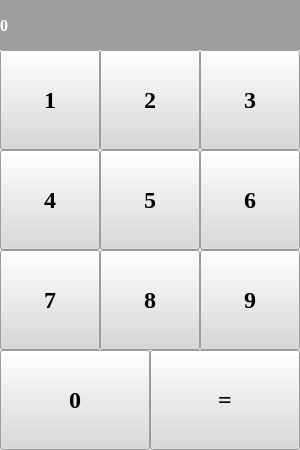
<?xml version="1.0" encoding="UTF-8"?>
<ui version="4.0">
 <class>MainWindow</class>
 <widget class="QMainWindow" name="MainWindow">
  <property name="geometry">
   <rect>
    <x>0</x>
    <y>0</y>
    <width>300</width>
    <height>450</height>
   </rect>
  </property>
  <property name="windowTitle">
   <string>Калькулятор</string>
  </property>
  <widget class="QWidget" name="centralwidget">
   <widget class="QLabel" name="label_result">
    <property name="geometry">
     <rect>
      <x>0</x>
      <y>0</y>
      <width>300</width>
      <height>50</height>
     </rect>
    </property>
    <property name="font">
     <font>
      <family>Times New Roman</family>
      <pointsize>12</pointsize>
      <weight>75</weight>
      <bold>true</bold>
     </font>
    </property>
    <property name="styleSheet">
     <string notr="true">background-color: rgb(158, 158, 158);
color: rgb(255, 255, 255);</string>
    </property>
    <property name="text">
     <string>0</string>
    </property>
    <property name="margin">
     <number>10</number>
    </property>
   </widget>
   <widget class="QPushButton" name="btn_0">
    <property name="geometry">
     <rect>
      <x>0</x>
      <y>350</y>
      <width>150</width>
      <height>100</height>
     </rect>
    </property>
    <property name="font">
     <font>
      <family>Times New Roman</family>
      <pointsize>18</pointsize>
      <weight>75</weight>
      <bold>true</bold>
     </font>
    </property>
    <property name="styleSheet">
     <string notr="true">background-color: rgb(217, 217, 217);</string>
    </property>
    <property name="text">
     <string>0</string>
    </property>
   </widget>
   <widget class="QPushButton" name="btn_equal">
    <property name="geometry">
     <rect>
      <x>150</x>
      <y>350</y>
      <width>150</width>
      <height>100</height>
     </rect>
    </property>
    <property name="font">
     <font>
      <family>Times New Roman</family>
      <pointsize>18</pointsize>
      <weight>75</weight>
      <bold>true</bold>
     </font>
    </property>
    <property name="styleSheet">
     <string notr="true">background-color: rgb(217, 217, 217);</string>
    </property>
    <property name="text">
     <string>=</string>
    </property>
   </widget>
   <widget class="QPushButton" name="btn_7">
    <property name="geometry">
     <rect>
      <x>0</x>
      <y>250</y>
      <width>100</width>
      <height>100</height>
     </rect>
    </property>
    <property name="font">
     <font>
      <family>Times New Roman</family>
      <pointsize>18</pointsize>
      <weight>75</weight>
      <bold>true</bold>
     </font>
    </property>
    <property name="styleSheet">
     <string notr="true">background-color: rgb(217, 217, 217);</string>
    </property>
    <property name="text">
     <string>7</string>
    </property>
   </widget>
   <widget class="QPushButton" name="btn_8">
    <property name="geometry">
     <rect>
      <x>100</x>
      <y>250</y>
      <width>100</width>
      <height>100</height>
     </rect>
    </property>
    <property name="font">
     <font>
      <family>Times New Roman</family>
      <pointsize>18</pointsize>
      <weight>75</weight>
      <bold>true</bold>
     </font>
    </property>
    <property name="styleSheet">
     <string notr="true">background-color: rgb(217, 217, 217);</string>
    </property>
    <property name="text">
     <string>8</string>
    </property>
   </widget>
   <widget class="QPushButton" name="btn_9">
    <property name="geometry">
     <rect>
      <x>200</x>
      <y>250</y>
      <width>100</width>
      <height>100</height>
     </rect>
    </property>
    <property name="font">
     <font>
      <family>Times New Roman</family>
      <pointsize>18</pointsize>
      <weight>75</weight>
      <bold>true</bold>
     </font>
    </property>
    <property name="styleSheet">
     <string notr="true">background-color: rgb(217, 217, 217);</string>
    </property>
    <property name="text">
     <string>9</string>
    </property>
   </widget>
   <widget class="QPushButton" name="btn_6">
    <property name="geometry">
     <rect>
      <x>200</x>
      <y>150</y>
      <width>100</width>
      <height>100</height>
     </rect>
    </property>
    <property name="font">
     <font>
      <family>Times New Roman</family>
      <pointsize>18</pointsize>
      <weight>75</weight>
      <bold>true</bold>
     </font>
    </property>
    <property name="styleSheet">
     <string notr="true">background-color: rgb(217, 217, 217);</string>
    </property>
    <property name="text">
     <string>6</string>
    </property>
   </widget>
   <widget class="QPushButton" name="btn_5">
    <property name="geometry">
     <rect>
      <x>100</x>
      <y>150</y>
      <width>100</width>
      <height>100</height>
     </rect>
    </property>
    <property name="font">
     <font>
      <family>Times New Roman</family>
      <pointsize>18</pointsize>
      <weight>75</weight>
      <bold>true</bold>
     </font>
    </property>
    <property name="styleSheet">
     <string notr="true">background-color: rgb(217, 217, 217);</string>
    </property>
    <property name="text">
     <string>5</string>
    </property>
   </widget>
   <widget class="QPushButton" name="btn_4">
    <property name="geometry">
     <rect>
      <x>0</x>
      <y>150</y>
      <width>100</width>
      <height>100</height>
     </rect>
    </property>
    <property name="font">
     <font>
      <family>Times New Roman</family>
      <pointsize>18</pointsize>
      <weight>75</weight>
      <bold>true</bold>
     </font>
    </property>
    <property name="styleSheet">
     <string notr="true">background-color: rgb(217, 217, 217);</string>
    </property>
    <property name="text">
     <string>4</string>
    </property>
   </widget>
   <widget class="QPushButton" name="btn_1">
    <property name="geometry">
     <rect>
      <x>0</x>
      <y>50</y>
      <width>100</width>
      <height>100</height>
     </rect>
    </property>
    <property name="font">
     <font>
      <family>Times New Roman</family>
      <pointsize>18</pointsize>
      <weight>75</weight>
      <bold>true</bold>
     </font>
    </property>
    <property name="styleSheet">
     <string notr="true">background-color: rgb(217, 217, 217);</string>
    </property>
    <property name="text">
     <string>1</string>
    </property>
   </widget>
   <widget class="QPushButton" name="btn_3">
    <property name="geometry">
     <rect>
      <x>200</x>
      <y>50</y>
      <width>100</width>
      <height>100</height>
     </rect>
    </property>
    <property name="font">
     <font>
      <family>Times New Roman</family>
      <pointsize>18</pointsize>
      <weight>75</weight>
      <bold>true</bold>
     </font>
    </property>
    <property name="styleSheet">
     <string notr="true">background-color: rgb(217, 217, 217);</string>
    </property>
    <property name="text">
     <string>3</string>
    </property>
   </widget>
   <widget class="QPushButton" name="btn_2">
    <property name="geometry">
     <rect>
      <x>100</x>
      <y>50</y>
      <width>100</width>
      <height>100</height>
     </rect>
    </property>
    <property name="font">
     <font>
      <family>Times New Roman</family>
      <pointsize>18</pointsize>
      <weight>75</weight>
      <bold>true</bold>
     </font>
    </property>
    <property name="styleSheet">
     <string notr="true">background-color: rgb(217, 217, 217);</string>
    </property>
    <property name="text">
     <string>2</string>
    </property>
   </widget>
  </widget>
 </widget>
 <resources/>
 <connections/>
</ui>
